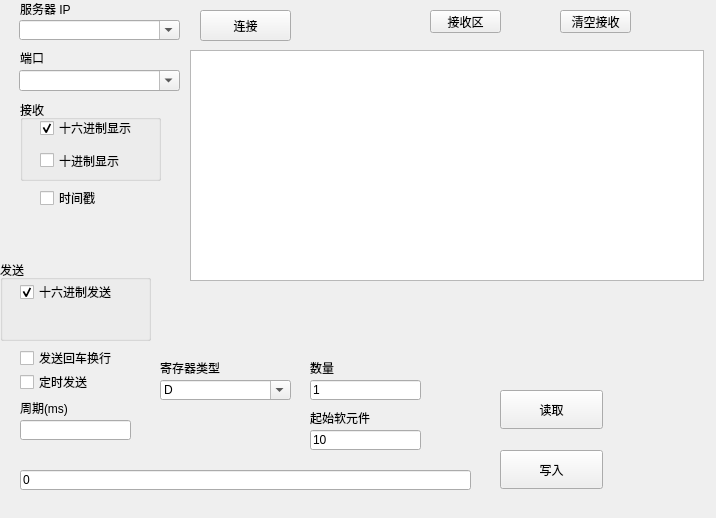
<?xml version="1.0" encoding="UTF-8"?>
<ui version="4.0">
 <class>Widget</class>
 <widget class="QWidget" name="Widget">
  <property name="geometry">
   <rect>
    <x>0</x>
    <y>0</y>
    <width>716</width>
    <height>518</height>
   </rect>
  </property>
  <property name="windowTitle">
   <string>Widget</string>
  </property>
  <widget class="QPushButton" name="btnSend">
   <property name="geometry">
    <rect>
     <x>500</x>
     <y>390</y>
     <width>103</width>
     <height>39</height>
    </rect>
   </property>
   <property name="text">
    <string>读取</string>
   </property>
  </widget>
  <widget class="QComboBox" name="cbRemotePort">
   <property name="geometry">
    <rect>
     <x>19</x>
     <y>70</y>
     <width>161</width>
     <height>21</height>
    </rect>
   </property>
   <property name="sizePolicy">
    <sizepolicy hsizetype="Fixed" vsizetype="Fixed">
     <horstretch>0</horstretch>
     <verstretch>0</verstretch>
    </sizepolicy>
   </property>
   <property name="editable">
    <bool>true</bool>
   </property>
  </widget>
  <widget class="QPushButton" name="btnClearRecv_2">
   <property name="geometry">
    <rect>
     <x>560</x>
     <y>10</y>
     <width>71</width>
     <height>23</height>
    </rect>
   </property>
   <property name="text">
    <string>清空接收</string>
   </property>
  </widget>
  <widget class="QPushButton" name="btnClearRecv">
   <property name="geometry">
    <rect>
     <x>430</x>
     <y>10</y>
     <width>71</width>
     <height>23</height>
    </rect>
   </property>
   <property name="text">
    <string>接收区</string>
   </property>
  </widget>
  <widget class="QPushButton" name="btnConnect">
   <property name="geometry">
    <rect>
     <x>200</x>
     <y>10</y>
     <width>91</width>
     <height>31</height>
    </rect>
   </property>
   <property name="text">
    <string>连接</string>
   </property>
  </widget>
  <widget class="QComboBox" name="cbRemoteIP">
   <property name="geometry">
    <rect>
     <x>19</x>
     <y>20</y>
     <width>161</width>
     <height>20</height>
    </rect>
   </property>
   <property name="sizePolicy">
    <sizepolicy hsizetype="Fixed" vsizetype="Fixed">
     <horstretch>0</horstretch>
     <verstretch>0</verstretch>
    </sizepolicy>
   </property>
   <property name="editable">
    <bool>true</bool>
   </property>
  </widget>
  <widget class="QLabel" name="label_3">
   <property name="geometry">
    <rect>
     <x>20</x>
     <y>1</y>
     <width>81</width>
     <height>16</height>
    </rect>
   </property>
   <property name="toolTip">
    <string/>
   </property>
   <property name="text">
    <string>服务器 IP</string>
   </property>
  </widget>
  <widget class="QPlainTextEdit" name="txtRecv">
   <property name="geometry">
    <rect>
     <x>190</x>
     <y>50</y>
     <width>514</width>
     <height>231</height>
    </rect>
   </property>
  </widget>
  <widget class="QLabel" name="label_4">
   <property name="geometry">
    <rect>
     <x>20</x>
     <y>50</y>
     <width>66</width>
     <height>16</height>
    </rect>
   </property>
   <property name="text">
    <string>端口</string>
   </property>
  </widget>
  <widget class="QComboBox" name="cbxRegType">
   <property name="geometry">
    <rect>
     <x>160</x>
     <y>380</y>
     <width>131</width>
     <height>20</height>
    </rect>
   </property>
   <property name="sizePolicy">
    <sizepolicy hsizetype="Fixed" vsizetype="Fixed">
     <horstretch>0</horstretch>
     <verstretch>0</verstretch>
    </sizepolicy>
   </property>
   <property name="editable">
    <bool>true</bool>
   </property>
   <item>
    <property name="text">
     <string>D</string>
    </property>
   </item>
   <item>
    <property name="text">
     <string>R</string>
    </property>
   </item>
   <item>
    <property name="text">
     <string>ZR</string>
    </property>
   </item>
   <item>
    <property name="text">
     <string>M</string>
    </property>
   </item>
   <item>
    <property name="text">
     <string>X</string>
    </property>
   </item>
   <item>
    <property name="text">
     <string>Y</string>
    </property>
   </item>
  </widget>
  <widget class="QLabel" name="label_5">
   <property name="geometry">
    <rect>
     <x>160</x>
     <y>360</y>
     <width>72</width>
     <height>15</height>
    </rect>
   </property>
   <property name="text">
    <string>寄存器类型</string>
   </property>
  </widget>
  <widget class="QLineEdit" name="txtCount">
   <property name="geometry">
    <rect>
     <x>310</x>
     <y>380</y>
     <width>111</width>
     <height>20</height>
    </rect>
   </property>
   <property name="text">
    <string>1</string>
   </property>
  </widget>
  <widget class="QLabel" name="label_6">
   <property name="geometry">
    <rect>
     <x>310</x>
     <y>360</y>
     <width>72</width>
     <height>15</height>
    </rect>
   </property>
   <property name="text">
    <string>数量</string>
   </property>
  </widget>
  <widget class="QLineEdit" name="txtMorDStart">
   <property name="geometry">
    <rect>
     <x>310</x>
     <y>430</y>
     <width>111</width>
     <height>20</height>
    </rect>
   </property>
   <property name="text">
    <string>10</string>
   </property>
  </widget>
  <widget class="QLabel" name="label_9">
   <property name="geometry">
    <rect>
     <x>310</x>
     <y>410</y>
     <width>72</width>
     <height>15</height>
    </rect>
   </property>
   <property name="text">
    <string>起始软元件</string>
   </property>
  </widget>
  <widget class="QLineEdit" name="txtValueWrite">
   <property name="geometry">
    <rect>
     <x>20</x>
     <y>470</y>
     <width>451</width>
     <height>20</height>
    </rect>
   </property>
   <property name="text">
    <string>0</string>
   </property>
  </widget>
  <widget class="QPushButton" name="btnWrite">
   <property name="geometry">
    <rect>
     <x>500</x>
     <y>450</y>
     <width>103</width>
     <height>39</height>
    </rect>
   </property>
   <property name="text">
    <string>写入</string>
   </property>
  </widget>
  <widget class="QGroupBox" name="groupBox">
   <property name="geometry">
    <rect>
     <x>0</x>
     <y>260</y>
     <width>151</width>
     <height>81</height>
    </rect>
   </property>
   <property name="title">
    <string>发送</string>
   </property>
   <widget class="QCheckBox" name="chSendHex">
    <property name="geometry">
     <rect>
      <x>20</x>
      <y>24</y>
      <width>131</width>
      <height>16</height>
     </rect>
    </property>
    <property name="text">
     <string>十六进制发送</string>
    </property>
    <property name="checked">
     <bool>true</bool>
    </property>
   </widget>
  </widget>
  <widget class="QGroupBox" name="groupBox_2">
   <property name="geometry">
    <rect>
     <x>20</x>
     <y>100</y>
     <width>141</width>
     <height>81</height>
    </rect>
   </property>
   <property name="title">
    <string>接收</string>
   </property>
   <widget class="QCheckBox" name="ckRecvDex">
    <property name="geometry">
     <rect>
      <x>20</x>
      <y>50</y>
      <width>131</width>
      <height>21</height>
     </rect>
    </property>
    <property name="text">
     <string>十进制显示</string>
    </property>
   </widget>
   <widget class="QCheckBox" name="ckRecvHex">
    <property name="geometry">
     <rect>
      <x>20</x>
      <y>20</y>
      <width>131</width>
      <height>16</height>
     </rect>
    </property>
    <property name="text">
     <string>十六进制显示</string>
    </property>
    <property name="checked">
     <bool>true</bool>
    </property>
   </widget>
  </widget>
  <widget class="QCheckBox" name="ckTimestamp">
   <property name="geometry">
    <rect>
     <x>40</x>
     <y>190</y>
     <width>91</width>
     <height>16</height>
    </rect>
   </property>
   <property name="text">
    <string>时间戳</string>
   </property>
  </widget>
  <widget class="QCheckBox" name="chSendNewline">
   <property name="geometry">
    <rect>
     <x>20</x>
     <y>350</y>
     <width>121</width>
     <height>16</height>
    </rect>
   </property>
   <property name="text">
    <string>发送回车换行</string>
   </property>
  </widget>
  <widget class="QCheckBox" name="ckSendTimer">
   <property name="geometry">
    <rect>
     <x>20</x>
     <y>374</y>
     <width>101</width>
     <height>16</height>
    </rect>
   </property>
   <property name="toolTip">
    <string/>
   </property>
   <property name="text">
    <string>定时发送</string>
   </property>
  </widget>
  <widget class="QLineEdit" name="txtInterval">
   <property name="geometry">
    <rect>
     <x>20</x>
     <y>420</y>
     <width>111</width>
     <height>20</height>
    </rect>
   </property>
  </widget>
  <widget class="QLabel" name="label_7">
   <property name="geometry">
    <rect>
     <x>20</x>
     <y>400</y>
     <width>61</width>
     <height>16</height>
    </rect>
   </property>
   <property name="toolTip">
    <string>更改周期后需要重新发送</string>
   </property>
   <property name="text">
    <string>周期(ms)</string>
   </property>
  </widget>
 </widget>
 <layoutdefault spacing="6" margin="11"/>
 <resources/>
 <connections>
  <connection>
   <sender>btnWrite</sender>
   <signal>clicked()</signal>
   <receiver>Widget</receiver>
   <slot>on_btnSend_clicked()</slot>
   <hints>
    <hint type="sourcelabel">
     <x>614</x>
     <y>706</y>
    </hint>
    <hint type="destinationlabel">
     <x>691</x>
     <y>679</y>
    </hint>
   </hints>
  </connection>
 </connections>
 <slots>
  <slot>on_btnSend_clicked()</slot>
 </slots>
</ui>
